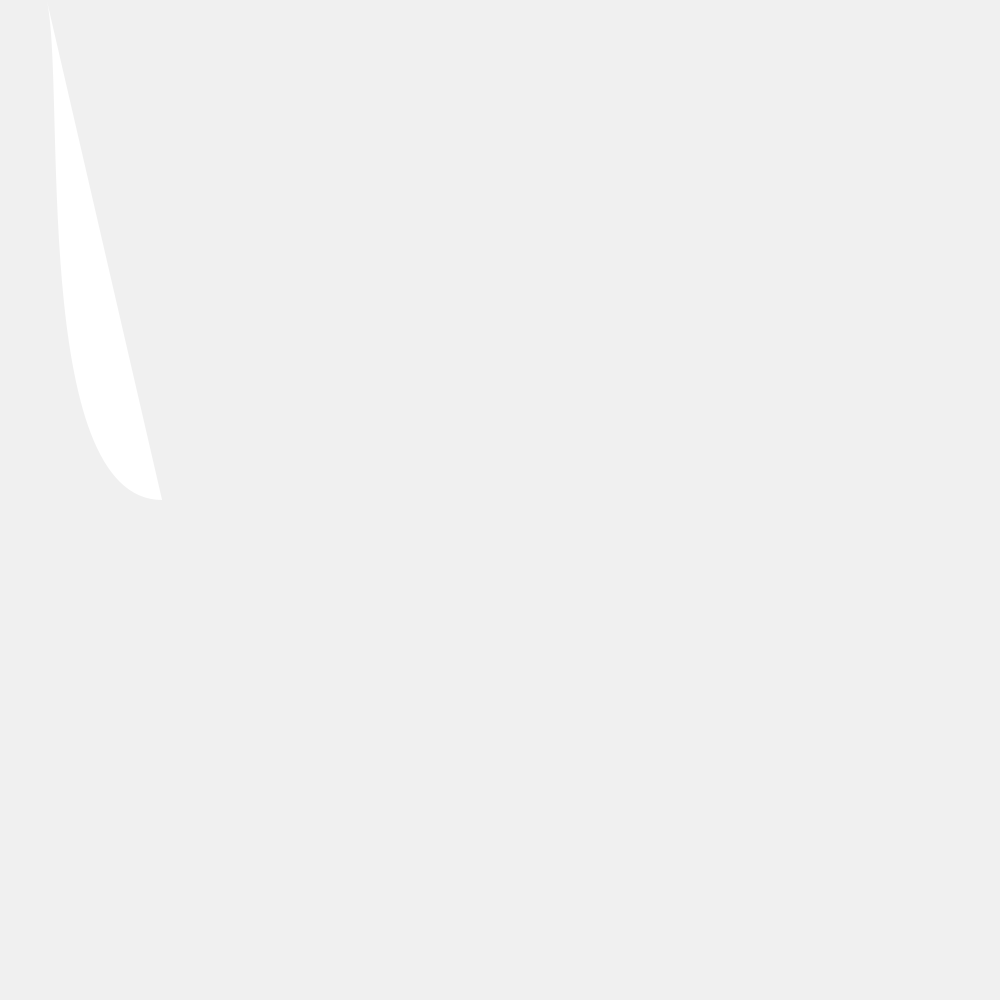
Frame 1 (no input)
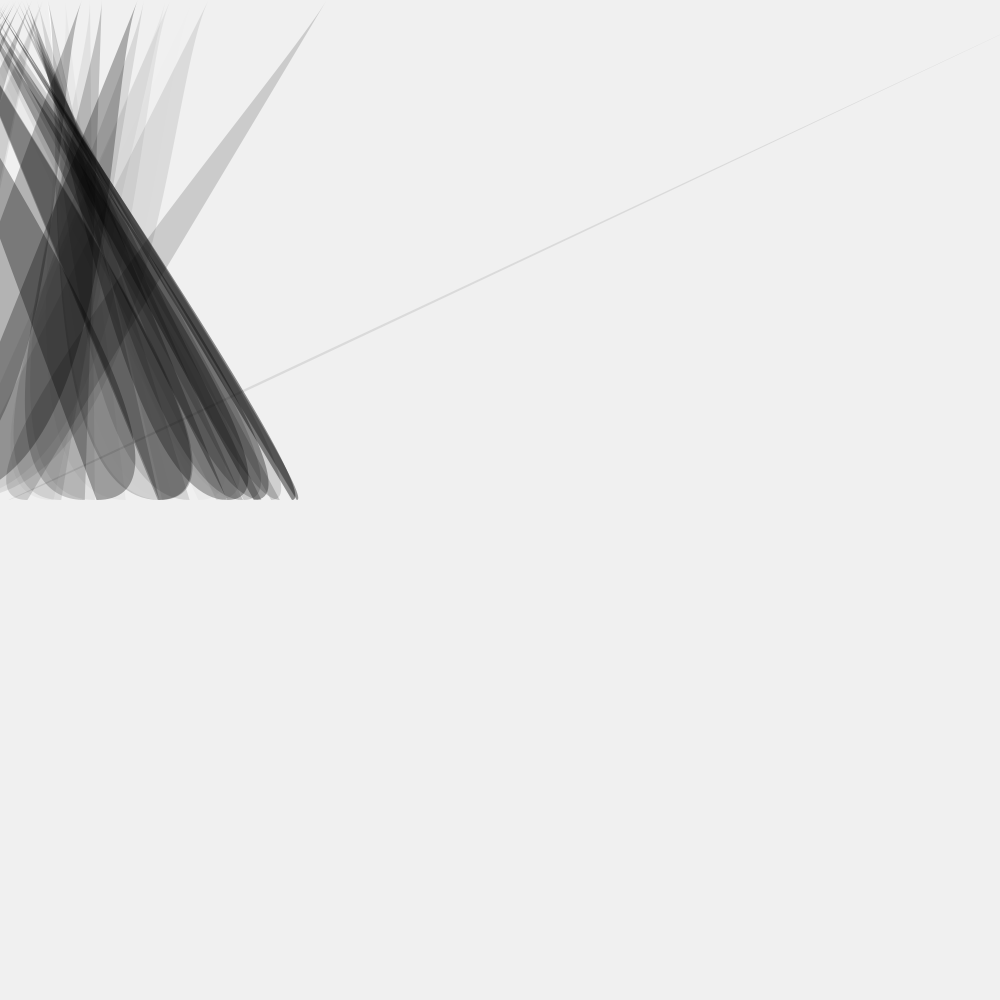
Frame 60 (the mouse pressed at the canvas centre just before this capture)
Frame 120 (the mouse held since frame 60 and released just before this capture): identical to frame 60, image omitted

The Processing sketch that drew these frames (run headless with seeded random() and noise(); from frame 60 on, the mouse is pressed at the canvas centre):

// Processing sketch: processing_86874
// ── processing_86874.pde

float y=1;
float e=1;

void setup(){frameRate(30);
size(1000,1000);

background(240);}

void draw() {

beginShape();
noStroke();
curveVertex(sin(e)*1000+mouseX,mouseY);
curveVertex(cos(e)*300+mouseX,500);
curveVertex(tan(e)*30+mouseX,mouseY);
curveVertex(tan(e)*30+mouseX,mouseY);

endShape();
e=e+random(20);

if(mouseY<500) {fill(0,0,0,random(100));
}
if(mouseY>500) {fill(random(200)+100,1,1,random(100)+100);

}}
